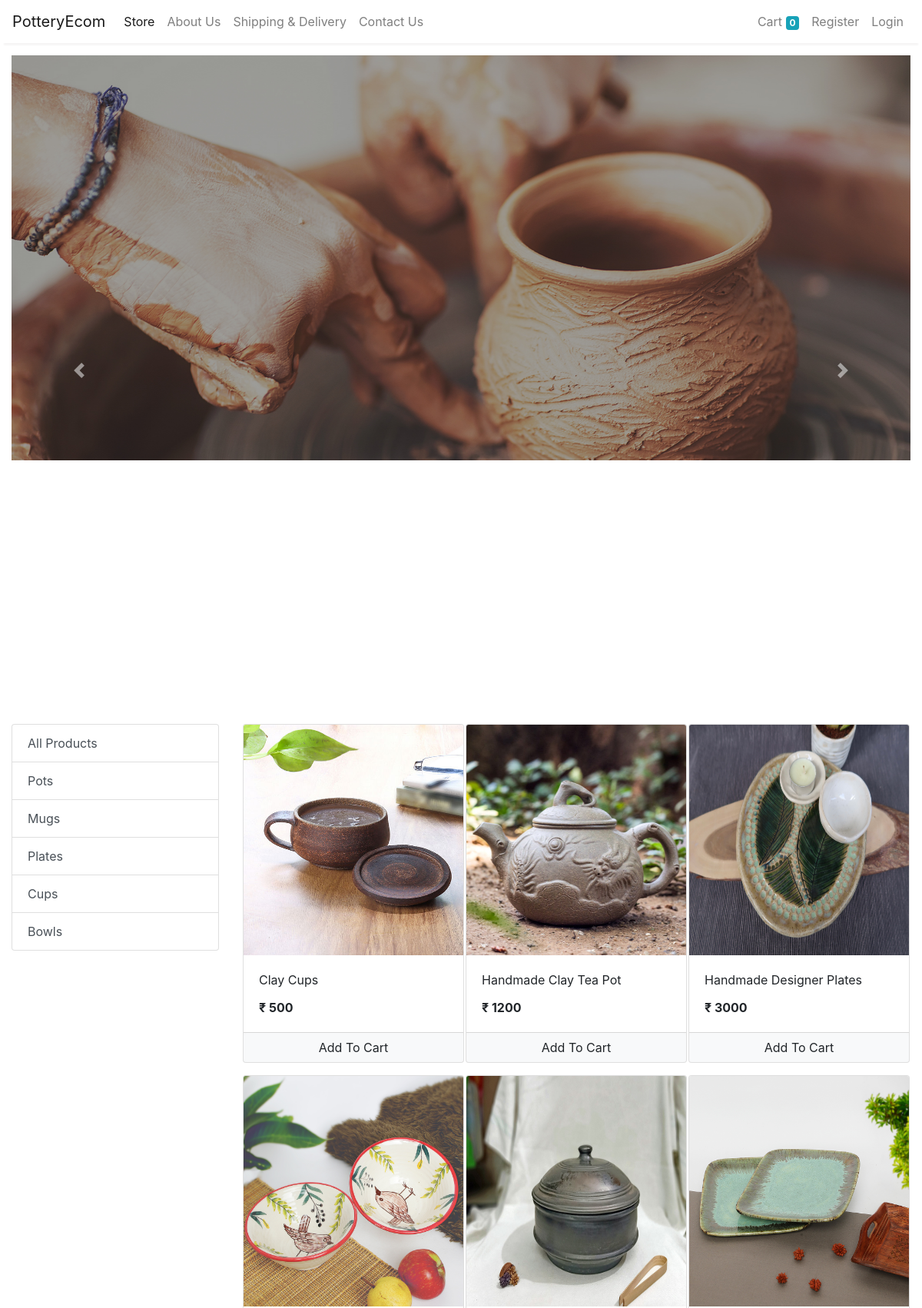
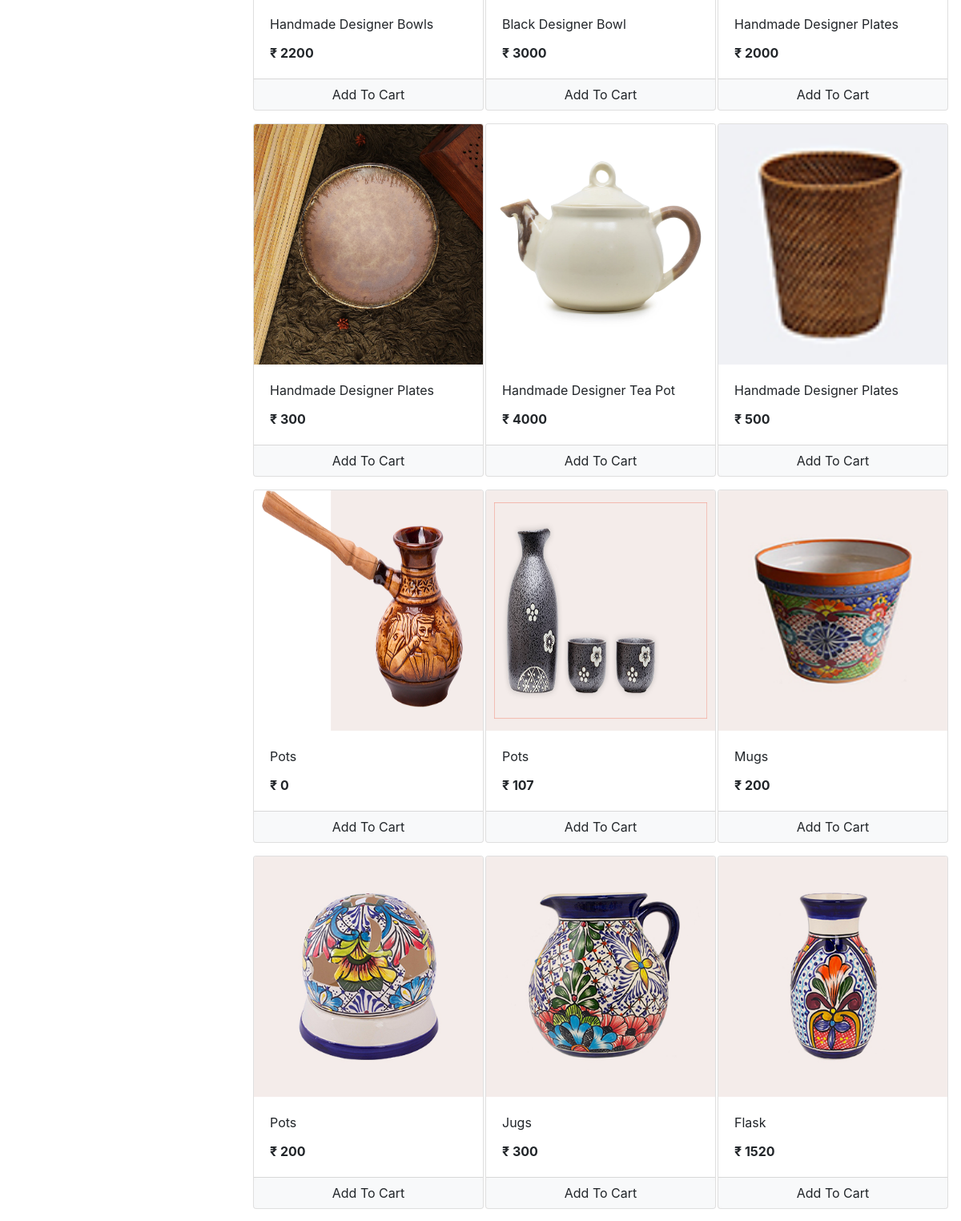
The app's page /store (upper part) with its own data (2 pictures, top to bottom).
### store/models/category.py (models this page shows, shortened)
class Category(models.Model):
    name = models.CharField(max_length=20)
    @staticmethod
    def get_all_categories():
        return Category.objects.all()

### store/models/product.py (models this page shows, shortened)
class Product(models.Model):
    name = models.CharField(max_length=50)
    price = models.IntegerField(default=0)
    category = models.ForeignKey(Category, on_delete=models.CASCADE, default=1)
    description = models.CharField(max_length=200, default='' , null=True , blank=True)
    image = models.ImageField(upload_to='uploads/products/')
    @staticmethod
    def get_all_products():
        return Product.objects.all()

### store/views/home.py (the view)
# urls.py: path('' , include('store.urls'))
def store(request):
    cart = request.session.get('cart')
    if not cart:
        request.session['cart'] = {}
    products = None
    categories = Category.get_all_categories()
    categoryID = request.GET.get('category')
    if categoryID:
        products = Product.get_all_products_by_categoryid(categoryID)
    else:
        products = Product.get_all_products()
    data = {}
    data['products'] = products
    data['categories'] = categories
    print('you are : ', request.session.get('email'))
    return render(request, 'index.html', data)

### store/templatetags/cart.py (called while the page is built)
@register.filter(name='is_in_cart')
def is_in_cart(product  , cart):
    keys = cart.keys()
    for id in keys:
        if int(id) == product.id:
            return True
    return False

### store/templatetags/custom_filter.py (called while the page is built)
@register.filter(name='currency')
def currency(number):
    return "₹ "+str(number)

### store/templates/index.html (shortened to what this page needs)
{% extends 'base.html' %}
{% block content %}
{% load static %}
{% load cart %}
{% load custom_filter %}
<div class="container-fluid mt-3">
	<div class="row">
		<div class="col-lg-12 mx-auto" style="margin-bottom: 50px";>
			<div id="carouselExampleIndicators" class="carousel slide" data-ride="carousel">
				<ol class="carousel-indicators">
				  <li data-target="#carouselExampleIndicators" data-slide-to="0" class="active"></li>
				  <li data-target="#carouselExampleIndicators" data-slide-to="1"></li>
				  <li data-target="#carouselExampleIndicators" data-slide-to="2"></li>
				</ol>
				<div class="carousel-inner" style="height: 820px;">
				  <div class="carousel-item active">
					<img src="{% static '/banner1.jpg' %}" class="d-block w-100" alt="Banner 1">
				  </div>
				</div>
				<a class="carousel-control-prev" href="#carouselExampleIndicators" role="button" data-slide="prev">
				  <span class="carousel-control-prev-icon" aria-hidden="true"></span>
				</a>
				<a class="carousel-control-next" href="#carouselExampleIndicators" role="button" data-slide="next">
				  <span class="carousel-control-next-icon" aria-hidden="true"></span>
				</a>
			</div>
		</div>
	</div>
	<div class="row">
		<div class="col-lg-3 mx-auto">
			<div class="list-group">
				<a href="/" class="list-group-item list-group-item-action">All Products</a>
				{% for category in categories %}
				<a href="/?category={{category.id}}"
					class="list-group-item list-group-item-action">{{category.name}}</a>
				{% endfor %}
			</div>
		</div>
		<div id='products' class="col-lg-9 mx-auto">
			<div class="row mx-auto">
				{% for product in products %}
				<div class="card mx-auto mb-3" id={{product.id}} style="width: 18rem;">
					<img class="card-img-top" src="{{product.image.url}}" alt="Card image cap" height="300px" width=auto>
					<div class="card-body">
						<p class="card-title">{{product.name}}</p>
						<p class="card-text"><b>{{product.price|currency}}</b></p>
					</div>
					<div class="card-footer p-0 no-gutters">
						{% if product|is_in_cart:request.session.cart %}
						<div class="row no-gutters">
							<form action="/#{{product.id}}" class="col-2 " method="post">
								{% csrf_token %}
								<input hidden type="text" name='product' value='{{product.id}}'>
								<input hidden type="text" name='remove' value='True'>
								<input type="submit" value=" - " class="btn btn-block btn-light border-right">
							</form>
							<div class="text-center col">{{product|cart_quantity:request.session.cart}} in Cart</div>
							<form action="/#{{product.id}}" class="col-2 " method="post">
								{% csrf_token %}
								<input hidden type="text" name='product' value='{{product.id}}'>
								<input type="submit" value=" + " class="btn btn-block btn-light border-left">
							</form>
						</div>
						{% else %}
						<form action="/#{{product.id}}" method="POST" class="btn-block">
							<input type="submit" class="float-right btn btn-light  form-control"
								value="Add To Cart">
						</form>
						{% endif %}
					</div>
				</div>
				{% endfor %}
			</div>
		</div>
	</div>
</div>
{% endblock %}

### records on screen
Category: name "Pots"
Category: name "Mugs"
Category: name "Plates"
Category: name "Cups"
Category: name "Bowls"
Product: image (picture), name "Clay Cups", price "₹ 500"
Product: image (picture), name "Handmade Clay Tea Pot", price "₹ 1200"
Product: image (picture), name "Handmade Designer Plates", price "₹ 3000"
Product: image (picture), name "Handmade Designer Bowls", price "₹ 2200"
Product: image (picture), name "Black Designer Bowl", price "₹ 3000"
Product: image (picture), name "Handmade Designer Plates", price "₹ 2000"
Product: image (picture), name "Handmade Designer Plates", price "₹ 300"
Product: image (picture), name "Handmade Designer Tea Pot", price "₹ 4000"
Product: image (picture), name "Handmade Designer Plates", price "₹ 500"
Product: image (picture), name "Pots", price "₹ 0"
Product: image (picture), name "Pots", price "₹ 107"
Product: image (picture), name "Mugs", price "₹ 200"
Product: image (picture), name "Pots", price "₹ 200"
Product: image (picture), name "Jugs", price "₹ 300"
Product: image (picture), name "Flask", price "₹ 1520"

### other values on screen
{{ request.session.cart.keys|length }} "0"
